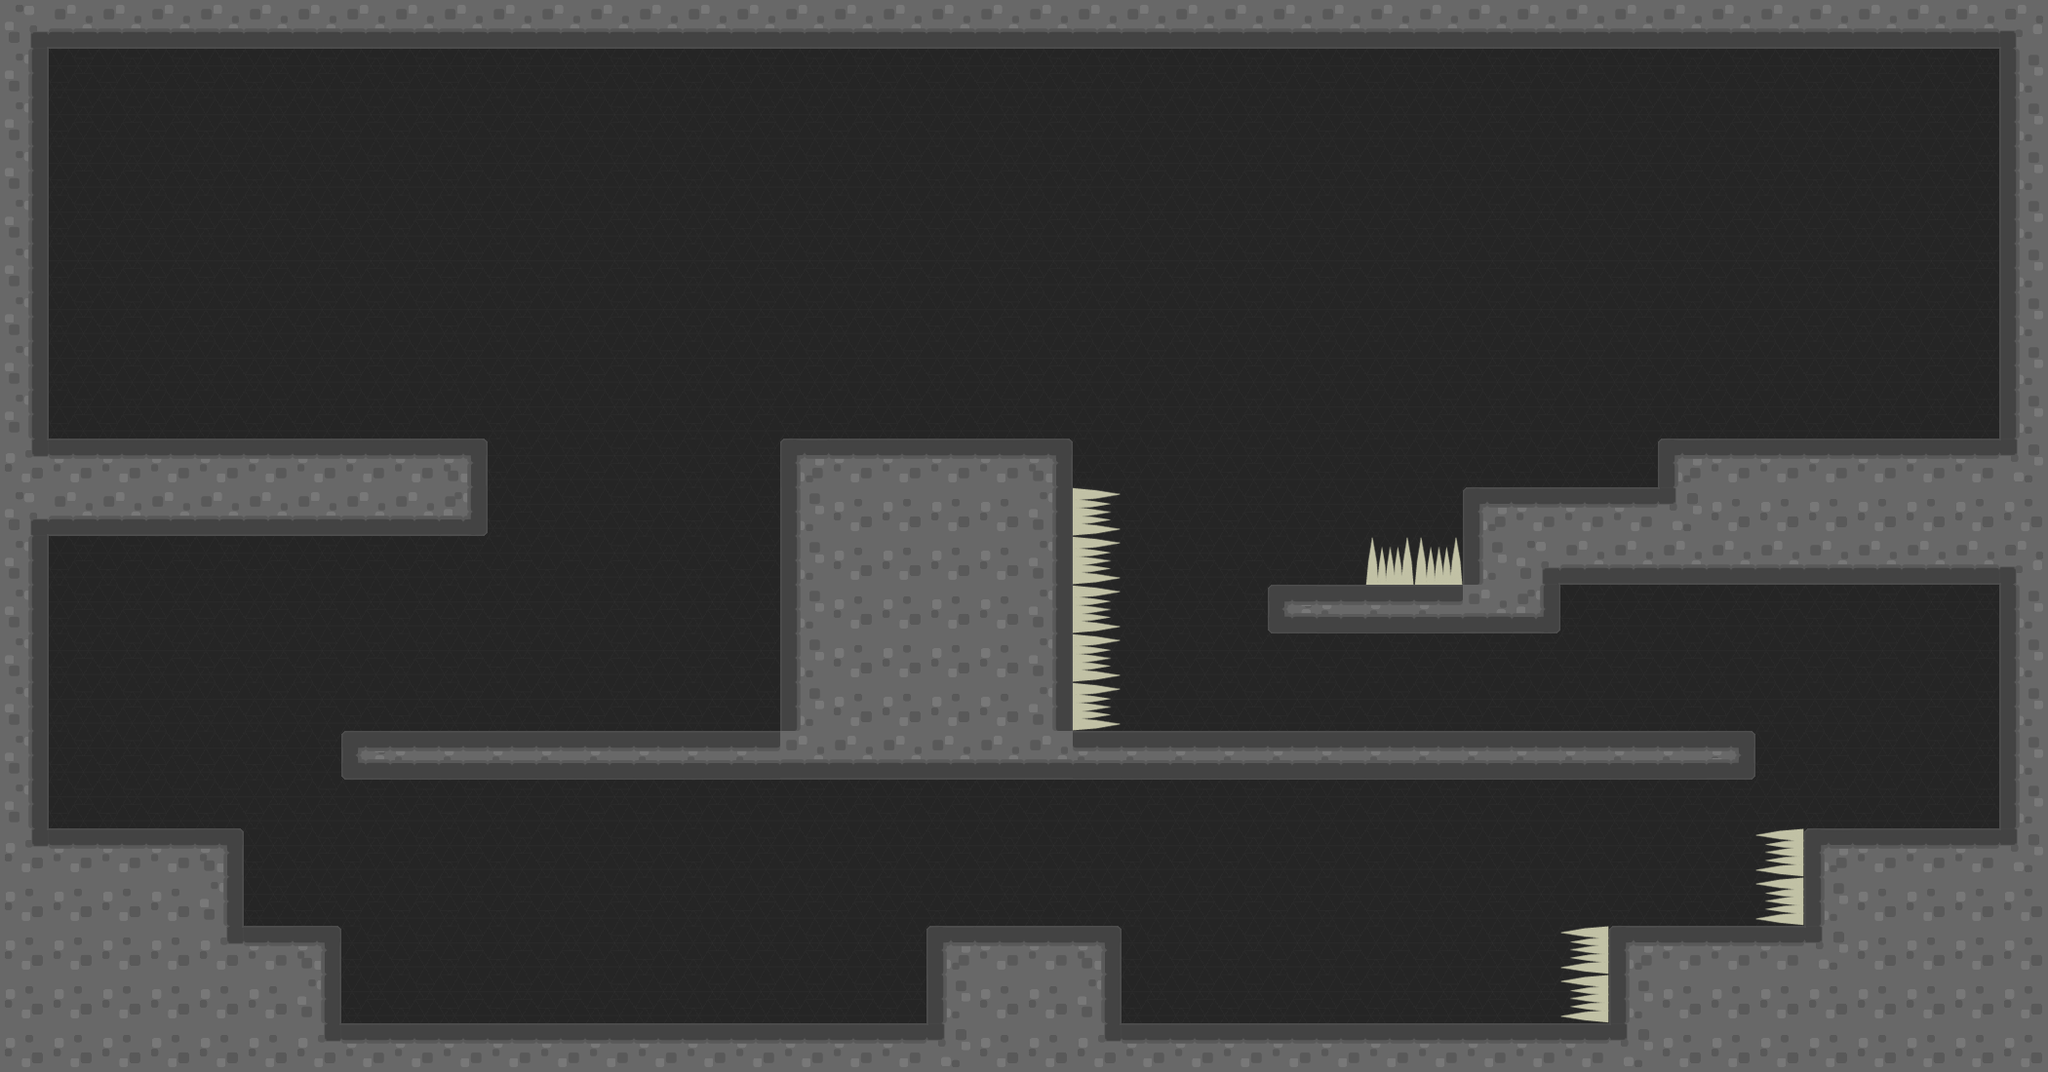

This game map was drawn from its Tiled (.tmx) file and the tilesets committed beside it. A one-line description and the trimmed map source follow:
An orthogonal 42x22 tile map with 50x50 px tiles, 3 tile layers (bg, Platform, Spikes), 3 tilesets and 3 objects (SpawnPoint, Exit, Gear).

<map version="1.0" orientation="orthogonal" width="42" height="22" tilewidth="50" tileheight="50">
 <tileset firstgid="1" name="eli_tileset" tilewidth="50" tileheight="50">
  <image source="Tiled/eli_tileset.png" width="200" height="200" />
 </tileset>
 <tileset firstgid="17" name="spikes" tilewidth="50" tileheight="50">
  <image source="Tiled/spikes.png" width="100" height="100" />
 </tileset>
 <tileset firstgid="21" name="bg" tilewidth="50" tileheight="50">
  <image source="Tiled/bg.png" width="50" height="50" />
 </tileset>
 <layer name="bg" width="42" height="22">
  <data>[924 cells, 924 non-empty, 1 distinct tile ids]</data>
 </layer>
 <layer name="Platform" width="42" height="22">
  <data>[924 cells, 294 non-empty, 15 distinct tile ids]</data>
 </layer>
 <objectgroup name="Objects" width="42" height="22">
  <object name="SpawnPoint" x="100" y="380" width="50" height="20" />
  <object name="Exit" x="1904" y="361" width="42" height="13" />
  <object name="Gear" x="901" y="999" />
 </objectgroup>
 <layer name="Spikes" width="42" height="22">
  <data>[924 cells, 11 non-empty, 3 distinct tile ids]</data>
 </layer>
</map>
